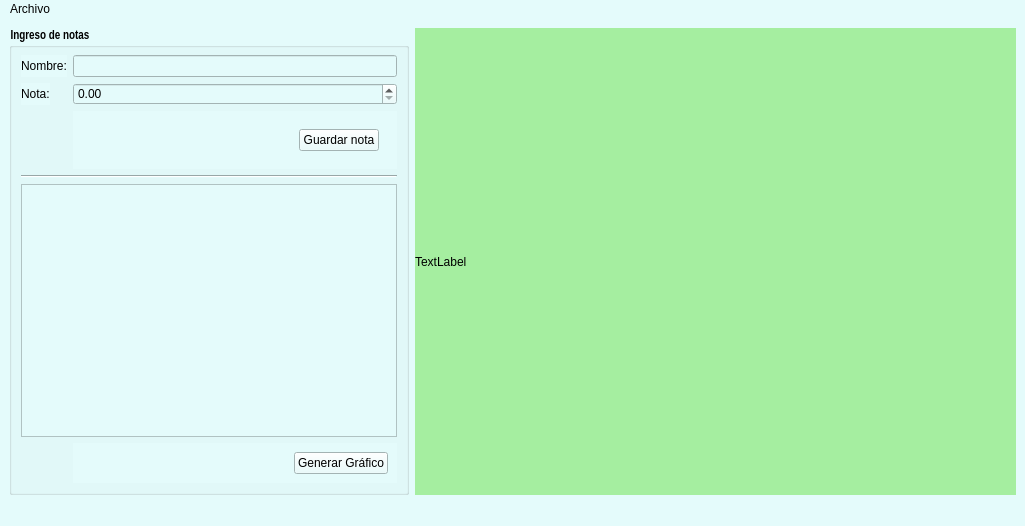
<?xml version="1.0" encoding="UTF-8"?>
<ui version="4.0">
 <class>IngresoDeNotas</class>
 <widget class="QMainWindow" name="IngresoDeNotas">
  <property name="geometry">
   <rect>
    <x>0</x>
    <y>0</y>
    <width>1025</width>
    <height>526</height>
   </rect>
  </property>
  <property name="sizePolicy">
   <sizepolicy hsizetype="Fixed" vsizetype="Fixed">
    <horstretch>0</horstretch>
    <verstretch>0</verstretch>
   </sizepolicy>
  </property>
  <property name="windowTitle">
   <string>MainWindow</string>
  </property>
  <property name="styleSheet">
   <string notr="true">background-color: rgb(228, 251, 251);
border-color: rgb(228, 251, 251);</string>
  </property>
  <widget class="QWidget" name="centralwidget">
   <layout class="QHBoxLayout" name="horizontalLayout">
    <item>
     <widget class="QGroupBox" name="groupBox">
      <property name="sizePolicy">
       <sizepolicy hsizetype="Preferred" vsizetype="Preferred">
        <horstretch>50</horstretch>
        <verstretch>0</verstretch>
       </sizepolicy>
      </property>
      <property name="maximumSize">
       <size>
        <width>400</width>
        <height>16777215</height>
       </size>
      </property>
      <property name="font">
       <font>
        <family>Arial Narrow</family>
        <weight>75</weight>
        <bold>true</bold>
       </font>
      </property>
      <property name="title">
       <string>Ingreso de notas</string>
      </property>
      <layout class="QFormLayout" name="formLayout">
       <item row="0" column="0">
        <widget class="QLabel" name="label">
         <property name="text">
          <string>Nombre:</string>
         </property>
        </widget>
       </item>
       <item row="0" column="1">
        <widget class="QLineEdit" name="inNombre"/>
       </item>
       <item row="1" column="0">
        <widget class="QLabel" name="label_2">
         <property name="text">
          <string>Nota:</string>
         </property>
        </widget>
       </item>
       <item row="1" column="1">
        <widget class="QDoubleSpinBox" name="inNota">
         <property name="maximum">
          <double>100.000000000000000</double>
         </property>
         <property name="singleStep">
          <double>0.250000000000000</double>
         </property>
        </widget>
       </item>
       <item row="2" column="1">
        <widget class="QWidget" name="widget" native="true">
         <layout class="QHBoxLayout" name="horizontalLayout_2">
          <item>
           <spacer name="horizontalSpacer">
            <property name="orientation">
             <enum>Qt::Horizontal</enum>
            </property>
            <property name="sizeHint" stdset="0">
             <size>
              <width>40</width>
              <height>20</height>
             </size>
            </property>
           </spacer>
          </item>
          <item>
           <widget class="QWidget" name="widget_2" native="true">
            <layout class="QVBoxLayout" name="verticalLayout">
             <item>
              <widget class="QPushButton" name="pushButton">
               <property name="text">
                <string>Guardar nota</string>
               </property>
              </widget>
             </item>
            </layout>
           </widget>
          </item>
         </layout>
        </widget>
       </item>
       <item row="3" column="0" colspan="2">
        <widget class="Line" name="line">
         <property name="orientation">
          <enum>Qt::Horizontal</enum>
         </property>
        </widget>
       </item>
       <item row="4" column="0" colspan="2">
        <widget class="QTableWidget" name="outDetalle"/>
       </item>
       <item row="5" column="1">
        <widget class="QWidget" name="widget_3" native="true">
         <layout class="QHBoxLayout" name="horizontalLayout_3">
          <item>
           <spacer name="horizontalSpacer_2">
            <property name="orientation">
             <enum>Qt::Horizontal</enum>
            </property>
            <property name="sizeHint" stdset="0">
             <size>
              <width>60</width>
              <height>20</height>
             </size>
            </property>
           </spacer>
          </item>
          <item>
           <widget class="QPushButton" name="btnGenerarGrafico">
            <property name="text">
             <string>Generar Gráfico</string>
            </property>
           </widget>
          </item>
         </layout>
        </widget>
       </item>
      </layout>
     </widget>
    </item>
    <item>
     <widget class="QLabel" name="outGrafo">
      <property name="styleSheet">
       <string notr="true">background-color: rgb(165, 238, 160);</string>
      </property>
      <property name="text">
       <string>TextLabel</string>
      </property>
     </widget>
    </item>
   </layout>
  </widget>
  <widget class="QMenuBar" name="menubar">
   <property name="geometry">
    <rect>
     <x>0</x>
     <y>0</y>
     <width>1025</width>
     <height>25</height>
    </rect>
   </property>
   <widget class="QMenu" name="menuArchivo">
    <property name="title">
     <string>Archivo</string>
    </property>
    <addaction name="actionGuardar_grafico"/>
   </widget>
   <addaction name="menuArchivo"/>
  </widget>
  <widget class="QStatusBar" name="statusbar"/>
  <action name="actionGuardar_grafico">
   <property name="text">
    <string>Guardar grafico</string>
   </property>
  </action>
 </widget>
 <resources/>
 <connections/>
</ui>
